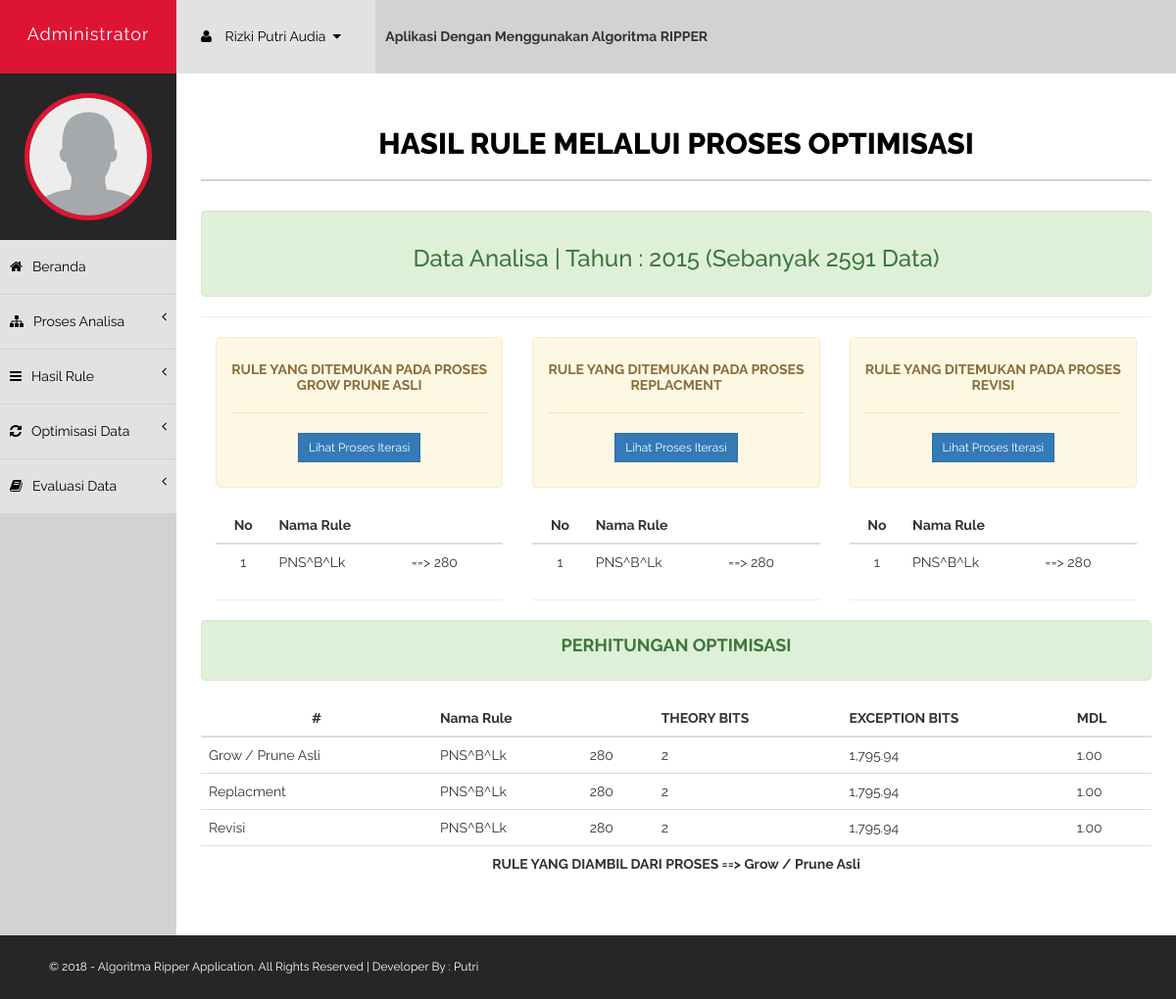
/dashboard/index.php?menu=optimisasi&thn=2015 (signed in), run on the app's committed database.
### tables this page shows
CREATE TABLE `user` (
  `id_user` int(4) NOT NULL,
  `username` varchar(50) NOT NULL,
  `password` varchar(50) NOT NULL,
  `nama_lengkap` varchar(100) NOT NULL,
  `jk` varchar(20) NOT NULL,
  `active` double NOT NULL DEFAULT '1',
  `last_login` timestamp NOT NULL DEFAULT CURRENT_TIMESTAMP
);

CREATE TABLE `rule` (
  `id_rule` int(4) NOT NULL,
  `nama_rule` varchar(100) NOT NULL,
  `variabel_item` varchar(100) NOT NULL,
  `data_positif` int(4) NOT NULL,
  `data_negatif` int(4) NOT NULL,
  `data_pasal_positif` int(4) NOT NULL,
  `data_pasal_negatif` int(4) NOT NULL,
  `r0` varchar(30) NOT NULL,
  `gain` varchar(20) NOT NULL,
  `maksimal` int(10) NOT NULL,
  `label` varchar(20) NOT NULL,
  `pasal` varchar(10) NOT NULL DEFAULT '283',
  `tahun` int(4) NOT NULL DEFAULT '283',
  `iterasi` int(1) NOT NULL,
  `status` double NOT NULL DEFAULT '0'
);

CREATE TABLE `replacment` (
  `id_rule` int(4) NOT NULL,
  `nama_rule` varchar(100) NOT NULL,
  `variabel_item` varchar(100) NOT NULL,
  `data_positif` int(4) NOT NULL,
  `data_negatif` int(4) NOT NULL,
  `data_pasal_positif` int(4) NOT NULL,
  `data_pasal_negatif` int(4) NOT NULL,
  `r0` varchar(30) NOT NULL,
  `gain` varchar(20) NOT NULL,
  `maksimal` int(10) NOT NULL,
  `label` varchar(20) NOT NULL,
  `pasal` varchar(10) NOT NULL DEFAULT '283',
  `tahun` int(4) NOT NULL DEFAULT '283',
  `iterasi` int(1) NOT NULL,
  `status` double NOT NULL DEFAULT '0'
);

CREATE TABLE `revisi` (
  `id_rule` int(4) NOT NULL,
  `nama_rule` varchar(100) NOT NULL,
  `variabel_item` varchar(100) NOT NULL,
  `data_positif` int(4) NOT NULL,
  `data_negatif` int(4) NOT NULL,
  `data_pasal_positif` int(4) NOT NULL,
  `data_pasal_negatif` int(4) NOT NULL,
  `r0` varchar(30) NOT NULL,
  `gain` varchar(20) NOT NULL,
  `maksimal` int(10) NOT NULL,
  `label` varchar(20) NOT NULL,
  `pasal` varchar(10) NOT NULL DEFAULT '283',
  `tahun` int(4) NOT NULL DEFAULT '283',
  `iterasi` int(1) NOT NULL,
  `status` double NOT NULL DEFAULT '0'
);

CREATE TABLE `hasil_rule` (
  `id_rule` int(4) NOT NULL,
  `nama_rule` varchar(200) NOT NULL,
  `theory` varchar(20) NOT NULL,
  `exception` varchar(20) NOT NULL,
  `mdl` varchar(20) NOT NULL,
  `iterasi` int(4) NOT NULL,
  `label` varchar(200) NOT NULL,
  `tahun` int(4) NOT NULL,
  `status` double NOT NULL DEFAULT '0',
  `pasal` varchar(30) NOT NULL
);

### dashboard/optimisasi.php (the view, shortened to what this page needs)
<?php
$thn=$_GET['thn'];
$a=mysqli_query($connect, "SELECT * FROM datareal WHERE tahun='$thn'");
$row=mysqli_num_rows($a);
?>
<div id="page-wrapper" class="page-wrapper-cls">
    <div id="page-inner">
        <div class="row">
            <div class="col-md-12">
            <center><h1 class="page-head-line">Hasil Rule Melalui Proses Optimisasi</h1></center>
            </div>
        </div>
        <div class="row">
            <div class="col-md-12">
                <div class="alert alert-success">
                    <h3 align="center">Data Analisa | <?php echo "Tahun : "; echo $thn; echo " (Sebanyak "; echo $row; echo " Data)"; ?></h3>
                </div>
                <hr>
            <div class="table-responsive col-md-4">
                <div class="alert alert-warning">
                    <h5 align="center"><b>RULE YANG DITEMUKAN PADA PROSES GROW PRUNE ASLI</b><hr><a href="index.php?menu=growasli&tahun=<?php echo $thn; ?>" target="_BLANK" class="btn btn-sm btn-primary"> Lihat Proses Iterasi</a></h5>
                </div>
                    <?php
                        $no=1;
                        $a=mysqli_query($connect, "SELECT * FROM rule WHERE status='1' AND tahun='$thn'");
                        echo "<table class='table table-hover'>
                            <thead>
                            <tr>
                                <th><center>No</center></th>
                                <th colspan='2'>Nama Rule</th>
                            </tr></thead><tbody>";
                            while ($b=mysqli_fetch_array($a)) {
                                echo "<tr>";
                                    echo "<td><center>"; echo $no; echo "</center></td>";
                                    echo "<td>"; echo $b['nama_rule']; echo "</td>";
                                    echo "<td>==> "; echo $b['pasal']; echo "</td>";
                                echo "</tr>";
                            $no++; }
                           echo "</tbody></table>";
                    ?>
                <hr></div>
            <div class="table-responsive col-md-4">
                <div class="alert alert-warning">
                    <h5 align="center"><b>RULE YANG DITEMUKAN PADA PROSES REPLACMENT</b><hr><a  href="index.php?menu=replacement&tahun=<?php echo $thn; ?>" target="_BLANK" class="btn btn-sm btn-primary"> Lihat Proses Iterasi</a></h5>
                </div>
                    <?php
                        $no=1;
                        $a=mysqli_query($connect, "SELECT * FROM replacment WHERE status='1' AND tahun='$thn'");
                        echo "<table class='table table-hover'>
                            <thead>
                            <tr>
                                <th><center>No</center></th>
                                <th colspan='2'>Nama Rule</th>
                            </tr></thead><tbody>";
                            while ($b=mysqli_fetch_array($a)) {
                                echo "<tr>";
                                    echo "<td><center>"; echo $no; echo "</center></td>";
                                    echo "<td>"; echo $b['nama_rule']; echo "</td>";
                                    echo "<td>==> "; echo $b['pasal']; echo "</td>";
                                echo "</tr>";
                            $no++; }
                           echo "</tbody></table>";
                    ?>
                <hr>
            </div>
            <div class="table-responsive col-md-4">
                <div class="alert alert-warning">
                    <h5 align="center"><b>RULE YANG DITEMUKAN PADA PROSES REVISI</b><hr><a  href="index.php?menu=revisi&tahun=<?php echo $thn; ?>" target="_BLANK" class="btn btn-sm btn-primary"> Lihat Proses Iterasi</a></h5>
                </div>
                    <?php
                        $no=1;
                        $a=mysqli_query($connect, "SELECT * FROM revisi WHERE status='1' AND tahun='$thn'");
                        echo "<table class='table table-hover'>
                            <thead>
                            <tr>
                                <th><center>No</center></th>
                                <th colspan='2'>Nama Rule</th>
                            </tr></thead><tbody>";
                            while ($b=mysqli_fetch_array($a)) {
                                echo "<tr>";
                                    echo "<td><center>"; echo $no; echo "</center></td>";
                                    echo "<td>"; echo $b['nama_rule']; echo "</td>";
                                    echo "<td>==> "; echo $b['pasal']; echo "</td>";
                                echo "</tr>";
                            $no++; }
                           echo "</tbody></table>";
                    ?>
                <hr>
                </div>
            </div>
            <div class="table-responsive col-md-12">
                <div class="alert alert-success">
                    <h4 align="center"><b>PERHITUNGAN OPTIMISASI</b></h4>
                </div>
                    <?php
                        echo "<table class='table table-hover'>
                            <thead>
                            <tr>
                                <th><center>#</center></th>
                                <th colspan='2'>Nama Rule</th>
                                <th>THEORY BITS</th>
                                <th>EXCEPTION BITS</th>
                                <th>MDL</th>
                            </tr></thead><tbody>";
                        mysqli_query($connect, "UPDATE hasil_rule SET status='0' WHERE tahun='$thn'");
                        $itr=array();
                        $cekmaks=mysqli_query($connect, "SELECT * FROM hasil_rule WHERE tahun='$thn'");
                        while ($maks=mysqli_fetch_array($cekmaks)) { $itr[]=$maks['iterasi'];
                        }
                        $maksitr=MAX($itr);
                        for ($i=1;$i<$maksitr+1;$i++) {
                        $mdlmax=array();
                        $a=mysqli_query($connect, "SELECT * FROM hasil_rule WHERE tahun='$thn' AND iterasi='$i'");
                            while ($b=mysqli_fetch_array($a)) { ?>
                                <tr>
                                    <td><?php echo $b['label']; ?></td>
                                    <td><?php echo $b['nama_rule']; ?></td>
                                    <td><?php echo $b['pasal']; ?></td>
                                    <td><?php echo $b['theory']; ?></td>
                                    <td><?php echo $b['exception']; ?></td>
                                    <td><?php $mdlmax[]=$b['mdl']; echo $b['mdl']; ?></td>
                                </tr>
                        <?php
                    }
                        $maxmdl=MAX($mdlmax);
                        mysqli_query($connect, "UPDATE hasil_rule SET status='1' WHERE tahun='$thn' AND mdl='$maxmdl' AND iterasi='$i' LIMIT 1");
                        ?>
                        <tr><td colspan="6"><center><b>RULE YANG DIAMBIL DARI PROSES ==>
                            <?php
                            $select=mysqli_query($connect,"SELECT * FROM hasil_rule WHERE status='1'");
                            $data=mysqli_fetch_array($select);
                            echo $data['label'];
                            ?>
                            </b> </center></td></tr>
                    <?php
                }
                           echo "</tbody></table>";
                    ?>
                </div>
    </div>
</div>

### dashboard/index.php (shortened to what this page needs)
<?php
if(!isset($_SESSION['id_user'])){
echo"<script>document.location.href='../index.php'</script>";
}
else {
include "../koneksi.php";
$q=mysqli_query($connect, "SELECT * FROM user where id_user='".$_SESSION['id_user']."' and active='1'");
while($d=mysqli_fetch_array($q))
    {
      $nama=$d['nama_lengkap'];
}
?>
<!DOCTYPE html>
<html xmlns="http://www.w3.org/1999/xhtml">
<head>
    <link href="../assets/css/bootstrap.css" rel="stylesheet" />
    <link href="../assets/css/font-awesome.css" rel="stylesheet" />
    <link href="../assets/css/style.css" rel="stylesheet" />
</head>
<body>
    <div id="wrapper">
        <nav class="navbar navbar-default navbar-cls-top " role="navigation" style="margin-bottom: 0">
            <div class="navbar-header">
                <a  class="navbar-brand" href="index.php?menu=home">Administrator</a>
            </div>
            <div class="notifications-wrapper">
            <ul class="nav">
                <li class="dropdown">
                    <a class="dropdown-toggle" data-toggle="dropdown" href="#">
                        <i class="fa fa-user"></i> <?php echo $nama; ?> &nbsp;<i class="fa fa-caret-down"></i>
                    </a>
                </li>
                <li><h5> &nbsp; <b>Aplikasi Dengan Menggunakan Algoritma RIPPER</b></h5></li>
            </ul>
            </div>
        </nav>
        <nav  class="navbar-default navbar-side" role="navigation">
            <div class="sidebar-collapse">
                <ul class="nav" id="main-menu">
                    <li>
                        <div class="user-img-div">
                            <img src="../assets/img/user.png" class="img-circle" />
                        </div>
                    </li>
                    <li><a href="index.php?menu=home"><i class="fa fa-home"></i>Beranda</a></li>
                    <li>
                        <a href="#"><i class="fa fa-sitemap "></i>Proses Analisa <span class="fa arrow"></span></a>
                    </li>
                    <li>
                        <a href="#"><i class="fa fa-bars"></i>Hasil Rule <span class="fa arrow"></span></a>
                    </li>
                    <li>
                        <a href="#"><i class="fa fa-refresh"></i>Optimisasi Data<span class="fa arrow"></span></a>
                    </li>
                    <li>
                        <a href="#"><i class="fa fa-book"></i>Evaluasi Data <span class="fa arrow"></span></a>
                    </li>
                </ul>
            </div>
        </nav>
                <?php
                if (isset($_GET['menu'])){
                    $menu=$_GET['menu'];
                    if($menu=="optimisasi"){include "optimisasi.php";}
                    if($menu=="ubah_pass"){include "ubah_pass.php";}}
                else{include"home.php";}
                ?>
        </div>
    <footer>© 2018 - Algoritma Ripper Application. All Rights Reserved | Developer By : Putri</footer>
</body>
</html>
<?php } ?>

### assets/css/style.css (style rules this page uses)
body { font-family: 'Raleway', sans-serif; line-height:25px; font-size:14px; }
#wrapper { width: 100%; background: #d2d2d2; }
#page-wrapper { padding: 15px 15px; min-height: 800px; background: #fff; }
#page-inner { width: 100%; margin: 10px 20px 10px 0px; background-color: #fff!important; padding: 10px; min-height: 800px; }
.page-head-line { font-size: 30px; text-transform: uppercase; color: #000; font-weight: 800; padding-bottom: 20px; border-bottom: 2px solid #d2d2d2; margin-bottom: 30px; }
.btn { border-radius:0px!important; -moz-border-radius:0px!important; -webkit-border-radius:0px!important; }
.navbar-cls-top .navbar-brand { color: #fff; background: #DD1533; width: 180px; text-align: center; height: 75px; font-size: 18px; letter-spacing: 1px; padding-top: 25px; }
.user-img-div { min-height: 130px; padding: 20px; background-color: #262626; text-align:center; }
.user-img-div img { height: 130px; border: 5px solid #DD1533; }
.arrow { float: right; }
.fa.arrow:before { content: "\f104"; }
.sidebar-collapse, .sidebar-collapse .nav { background: none; }
.sidebar-collapse .nav { padding: 0; }
.sidebar-collapse .nav > li > a { color: #000; background: #E2E2E2; text-shadow: none; border-bottom: 1px solid #D2D2D2; }
.sidebar-collapse > .nav > li > a { padding: 15px 10px; }
.navbar-side { border: none; background-color: #202020; }
.navbar-cls-top { background: #262626; border-bottom: none; }
.navbar-default { border: 0px solid black; }
.navbar-header { background: #000000; }
.nav > li > a > i { margin-right: 10px; }
.notifications-wrapper { margin-left:3px; }
.notifications-wrapper .nav { background-color: #D2d2d2; }
.notifications-wrapper li { display: inline-block; }
.notifications-wrapper li a { padding: 25px; min-height: 50px; }
.notifications-wrapper .nav > li > a { background-color: #E2E2E2; color:#000; }
footer { background-color:#262626; padding:20px 50px; color:#fff; font-size:12px; }
@media (min-width:768px) { .page-wrapper-cls { margin: 0 0 0 180px; } }
@media (min-width:768px) { .navbar-side { z-index: 1; position: absolute; width: 180px; } }
@media (min-width:768px) { .navbar { border-radius: 0px; } }

### data on the page
user: nama_lengkap "Rizki Putri Audia"
rule: nama_rule "PNS^B^Lk", pasal "280"
replacment: nama_rule "PNS^B^Lk", pasal "280"
revisi: nama_rule "PNS^B^Lk", pasal "280"
hasil_rule: label "Grow / Prune Asli"
hasil_rule: label "Grow / Prune Asli", nama_rule "PNS^B^Lk", pasal "280", theory "2", exception "1,795.94", mdl "1.00"
hasil_rule: label "Replacment", nama_rule "PNS^B^Lk", pasal "280", theory "2", exception "1,795.94", mdl "1.00"
hasil_rule: label "Revisi", nama_rule "PNS^B^Lk", pasal "280", theory "2", exception "1,795.94", mdl "1.00"

### other printed values
$thn "2015"
$row "2591"
